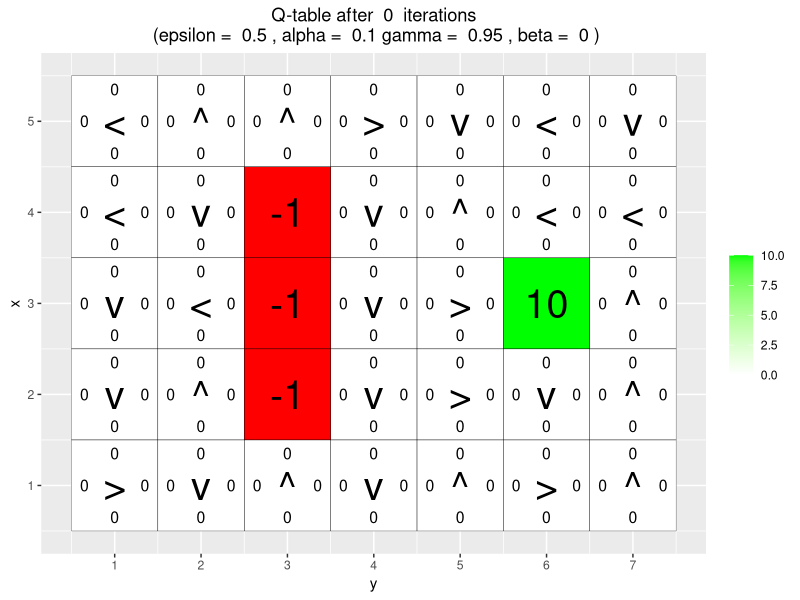
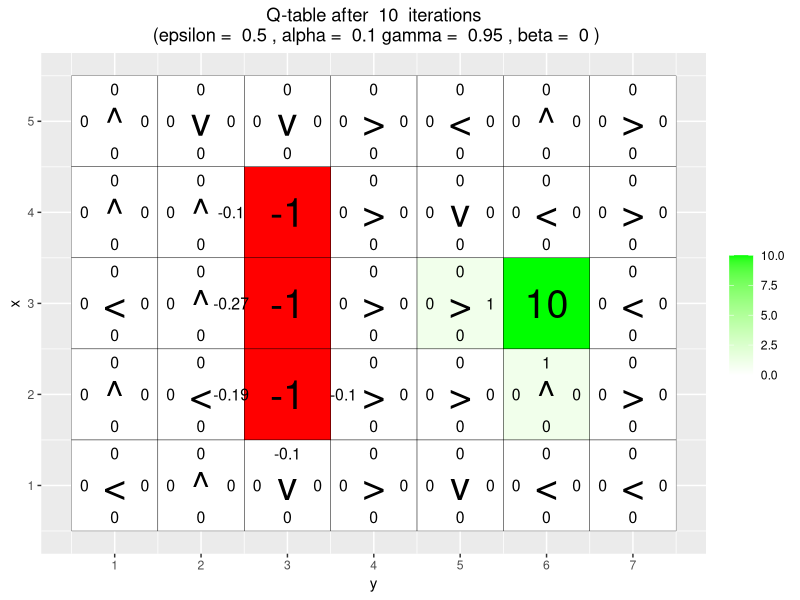
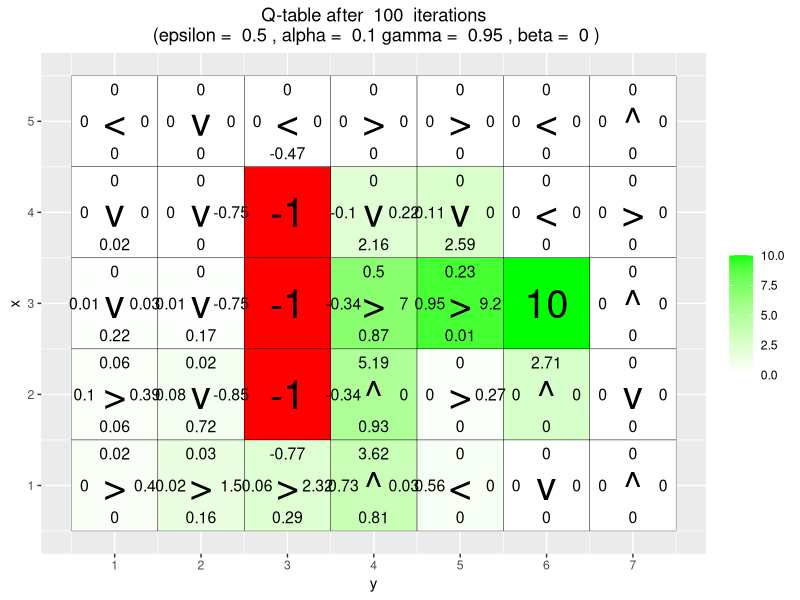
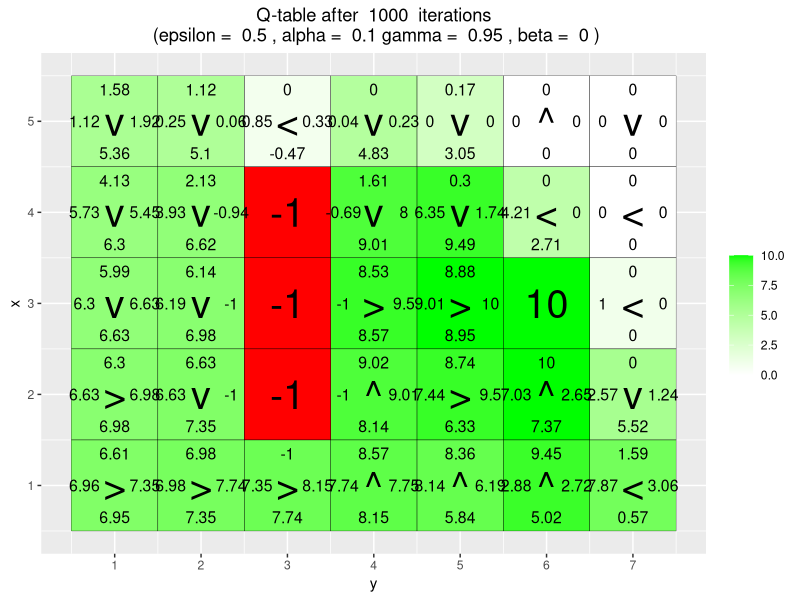
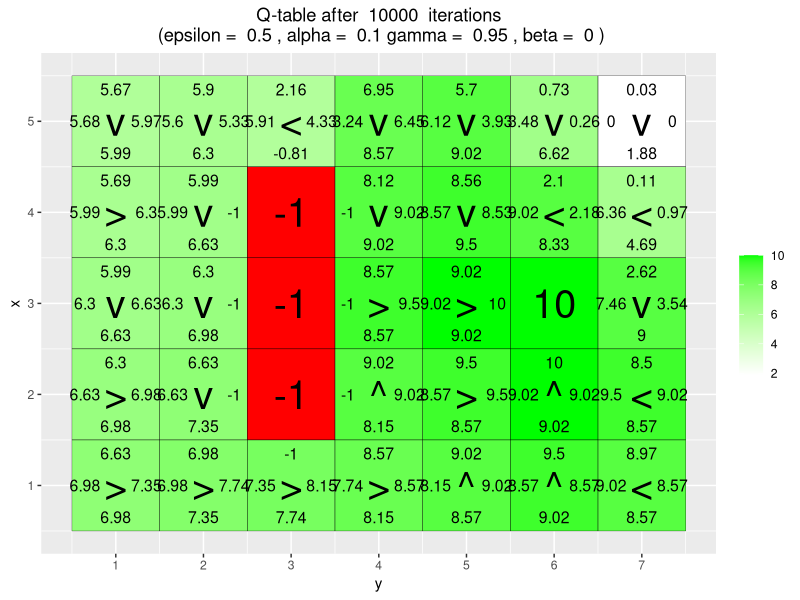
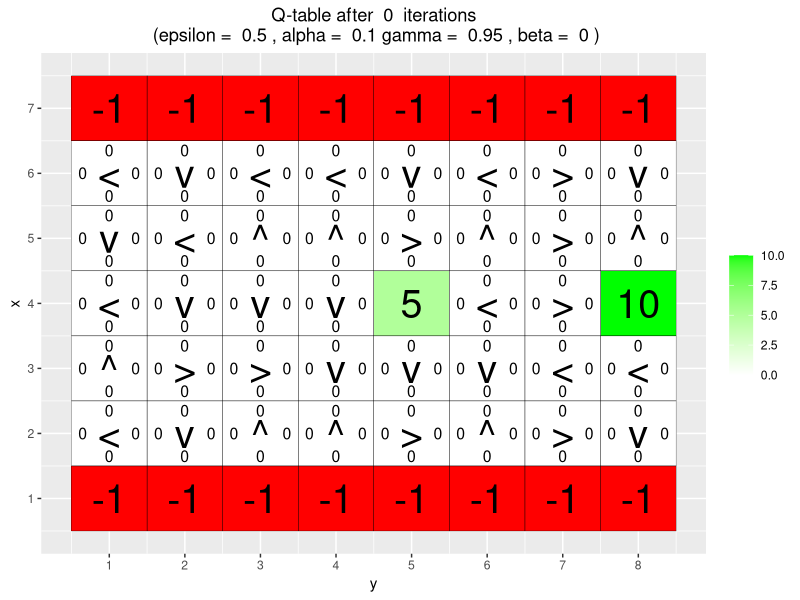
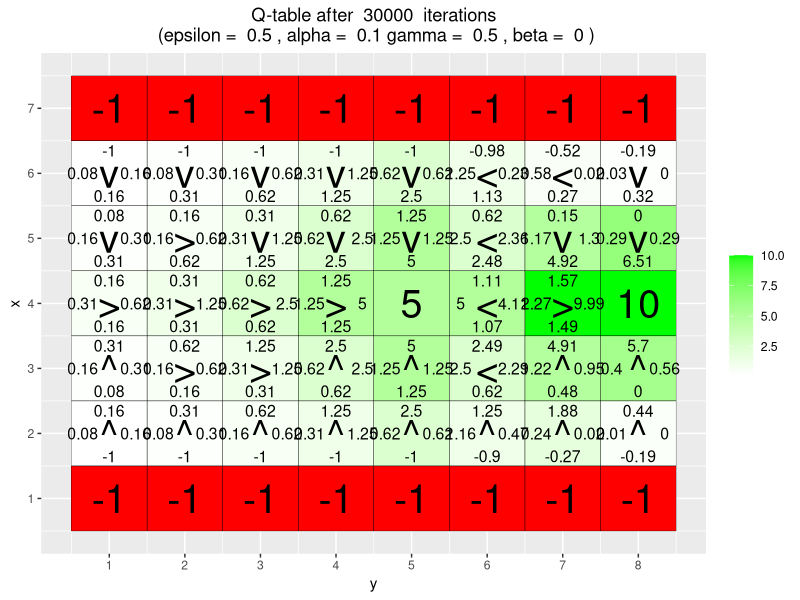
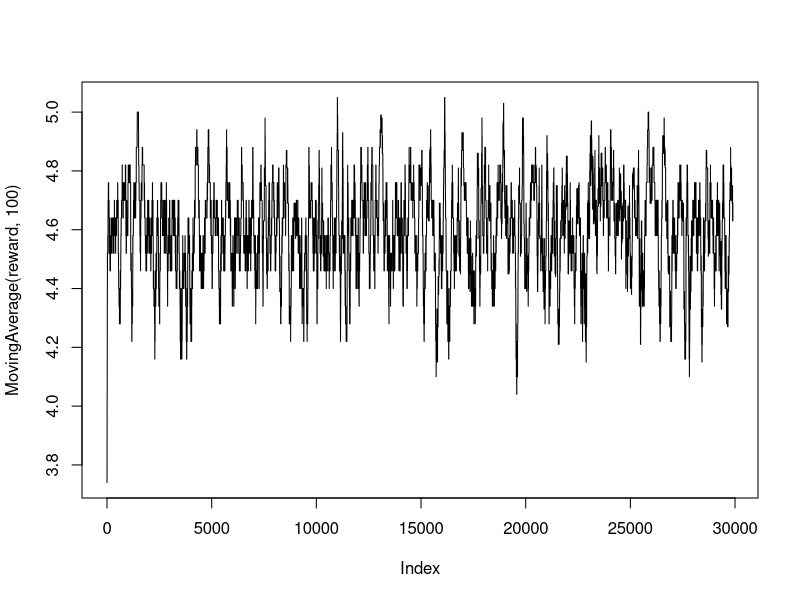

The R script that drew these images, in order:
## ---- chunk 1
knitr::opts_chunk$set(echo = TRUE)
rm(list=ls())
library(ggplot2)
library(magrittr)
## ---- chunk 2

arrows <- c("^", ">", "v", "<")
action_deltas <- list(c(1,0), # up
                      c(0,1), # right
                      c(-1,0), # down
                      c(0,-1)) # left

vis_environment <- function(iterations=0, epsilon = 0.5, alpha = 0.1, gamma = 0.95, beta = 0){
  
  # Visualize an environment with rewards. 
  # Q-values for all actions are displayed on the edges of each tile.
  # The (greedy) policy for each state is also displayed.
  # 
  # Args:
  #   iterations, epsilon, alpha, gamma, beta (optional): for the figure title.
  #   reward_map (global variable): a HxW array containing the reward given at each state.
  #   q_table (global variable): a HxWx4 array containing Q-values for each state-action pair.
  #   H, W (global variables): environment dimensions.
  
  df <- expand.grid(x=1:H,y=1:W)
  foo <- mapply(function(x,y) ifelse(reward_map[x,y] == 0,q_table[x,y,1],NA),df$x,df$y)
  df$val1 <- as.vector(round(foo, 2))
  foo <- mapply(function(x,y) ifelse(reward_map[x,y] == 0,q_table[x,y,2],NA),df$x,df$y)
  df$val2 <- as.vector(round(foo, 2))
  foo <- mapply(function(x,y) ifelse(reward_map[x,y] == 0,q_table[x,y,3],NA),df$x,df$y)
  df$val3 <- as.vector(round(foo, 2))
  foo <- mapply(function(x,y) ifelse(reward_map[x,y] == 0,q_table[x,y,4],NA),df$x,df$y)
  df$val4 <- as.vector(round(foo, 2))
  foo <- mapply(function(x,y) 
    ifelse(reward_map[x,y] == 0,arrows[GreedyPolicy(x,y)],reward_map[x,y]),df$x,df$y)
  df$val5 <- as.vector(foo)
  foo <- mapply(function(x,y) ifelse(reward_map[x,y] == 0,max(q_table[x,y,]),
                                     ifelse(reward_map[x,y]<0,NA,reward_map[x,y])),df$x,df$y)
  df$val6 <- as.vector(foo)
  
  print(ggplot(df,aes(x = y,y = x)) +
          scale_fill_gradient(low = "white", high = "green", na.value = "red", name = "") +
          geom_tile(aes(fill=val6)) +
          geom_text(aes(label = val1),size = 4,nudge_y = .35,na.rm = TRUE) +
          geom_text(aes(label = val2),size = 4,nudge_x = .35,na.rm = TRUE) +
          geom_text(aes(label = val3),size = 4,nudge_y = -.35,na.rm = TRUE) +
          geom_text(aes(label = val4),size = 4,nudge_x = -.35,na.rm = TRUE) +
          geom_text(aes(label = val5),size = 10) +
          geom_tile(fill = 'transparent', colour = 'black') + 
          ggtitle(paste("Q-table after ",iterations," iterations\n",
                        "(epsilon = ",epsilon,", alpha = ",alpha,"gamma = ",gamma,", beta = ",beta,")")) +
          theme(plot.title = element_text(hjust = 0.5)) +
          scale_x_continuous(breaks = c(1:W),labels = c(1:W)) +
          scale_y_continuous(breaks = c(1:H),labels = c(1:H)))
  
}

#a1-p2-GreedyPolicy}------------------------------------------------------------------------------

GreedyPolicy <- function(x, y
                         ){
  
  # Get a greedy action for state (x,y) from q_table.
  #
  # Args:
  #   x, y: state coordinates.
  #   q_table (global variable): a HxWx4 array containing Q-values for each state-action pair.
  # 
  # Returns:
  #   An action, i.e. integer in {1,2,3,4}.
  #number_action =4  #------------------------------------------
  
  # Your code here.
  q_values = q_table[x,y,]
  max_q = max(q_values)
  max_q_index = which(max_q == q_values)
  
  # action only from greedy policy
  action = ifelse(length(max_q_index) > 1, sample(max_q_index, 1),max_q_index)
  
  
  return(action)
}



#a1-p3-EpsilonGreedyPolicy

EpsilonGreedyPolicy <- function(x, y, epsilon){
  
  # Get an epsilon-greedy action for state (x,y) from q_table.
  #
  # Args:
  #   x, y: state coordinates.
  #   epsilon: probability of acting randomly.
  # 
  # Returns:
  #   An action, i.e. integer in {1,2,3,4}.
  
  # Your code here.
  action = ifelse(runif(1)>epsilon, GreedyPolicy(x,y), sample(1:4, 1))
  
  return(action)
}

#a1-p4-transition_model---------------------------------------------------------------------------------


### find the materials to read
transition_model <- function(x, y, action, beta){
  
  # Computes the new state after given action is taken. The agent will follow the action 
  # with probability (1-beta) and slip to the right or left with probability beta/2 each.
  # 
  # Args:
  #   x, y: state coordinates.
  #   action: which action the agent takes (in {1,2,3,4}).
  #   beta: probability of the agent slipping to the side when trying to move.
  #   H, W (global variables): environment dimensions.
  # 
  # Returns:
  #   The new state after the action has been taken.
  
  delta <- sample(-1:1, size = 1, prob = c(0.5*beta,1-beta,0.5*beta))
  final_action <- ((action + delta + 3) %% 4) + 1   ### think about it ？
  foo <- c(x,y) + unlist(action_deltas[final_action])     ### action_deltas, see...？
  foo <- pmax(c(1,1),pmin(foo,c(H,W)))   ### https://statisticsglobe.com/pmax-pmin-r-function-example/
  
  return (foo)
}

# a1-p5-q_learning}-----------------------------------------------------------------------------------------------------------------

q_learning <- function(start_state, epsilon = 0.5, alpha = 0.1, gamma = 0.95, 
                       beta = 0){
  
  # Perform one episode of Q-learning. The agent should move around in the 
  # environment using the given transition model and update the Q-table.
  # The episode ends when the agent reaches a terminal state.
  # 
  # Args:
  #   start_state: array with two entries, describing the starting position of the agent.
  #   epsilon (optional): probability of acting greedily.
  #   alpha (optional): learning rate.
  #   gamma (optional): discount factor.
  #   beta (optional): slipping factor.
  #   reward_map (global variable): a HxW array containing the reward given at each state.
  #   q_table (global variable): a HxWx4 array containing Q-values for each state-action pair.
  # 
  # Returns:
  #   reward: reward received in the episode.
  #   correction: sum of the temporal difference correction terms over the episode.
  #   q_table (global variable): Recall that R passes arguments by value. So, q_table being
  #   a global variable can be modified with the superassigment operator <<-.
  
  # Your code here.
  
  episode_correction = 0   # 
  repeat{
    # Follow policy, execute action, get reward.
    action = EpsilonGreedyPolicy(start_state[1],start_state[2],epsilon) # Follow policy or GreedyPolicy(x,y) , never mind!!!
    new_state =  transition_model(start_state[1],start_state[2],action,beta) # execute action
    reward = reward_map[new_state[1],new_state[2]] # get reward.
    
    # Q-table update.
    Q_old = q_table[start_state[1],start_state[2],action]
    Q_max=max(q_table[new_state[1],new_state[2],])
    temporal_difference = reward + gamma * Q_max - Q_old
    q_table[start_state[1],start_state[2],action] <<- Q_old + alpha * temporal_difference  
    
    # accumulating correction for returning
    episode_correction = episode_correction + temporal_difference
   
    # updating state
    start_state = new_state
      
    
    if(reward!=0)
      # End episode.
      return (c(reward,episode_correction))
  }
  
}


## ---- chunk 3

# Environment A (learning)

H <- 5
W <- 7

reward_map <- matrix(0, nrow = H, ncol = W)
reward_map[3,6] <- 10
reward_map[2:4,3] <- -1

q_table <- array(0,dim = c(H,W,4))

vis_environment()

for(i in 1:10000){
  foo <- q_learning(start_state = c(3,1))
  
  if(any(i==c(10,100,1000,10000)))
    vis_environment(i)
}


## ---- chunk 4



H <- 7
W <- 8

reward_map <- matrix(0, nrow = H, ncol = W)
reward_map[1,] <- -1
reward_map[7,] <- -1
reward_map[4,5] <- 5
reward_map[4,8] <- 10

q_table <- array(0,dim = c(H,W,4))

vis_environment()

MovingAverage <- function(x, n){
  
  cx <- c(0,cumsum(x))
  rsum <- (cx[(n+1):length(cx)] - cx[1:(length(cx) - n)]) / n
  
  return (rsum)
}

for(j in c(0.5,0.75,0.95)){
  q_table <- array(0,dim = c(H,W,4))
  reward <- NULL
  correction <- NULL
  
  for(i in 1:30000){
    foo <- q_learning(gamma = j, start_state = c(4,1))
    reward <- c(reward,foo[1])
    correction <- c(correction,foo[2])
  }
  
  vis_environment(i, gamma = j)
  plot(MovingAverage(reward,100),type = "l")
  plot(MovingAverage(correction,100),type = "l")
}

for(j in c(0.5,0.75,0.95)){
  q_table <- array(0,dim = c(H,W,4))
  reward <- NULL
  correction <- NULL
  
  for(i in 1:30000){
    foo <- q_learning(epsilon = 0.1, gamma = j, start_state = c(4,1))
    reward <- c(reward,foo[1])
    correction <- c(correction,foo[2])
  }
  
  vis_environment(i, epsilon = 0.1, gamma = j)
  plot(MovingAverage(reward,100),type = "l")
  plot(MovingAverage(correction,100),type = "l")
}


## ---- chunk 5
H <- 3
W <- 6

reward_map <- matrix(0, nrow = H, ncol = W)
reward_map[1,2:5] <- -1
reward_map[1,6] <- 10

q_table <- array(0,dim = c(H,W,4))

vis_environment()

for(j in c(0,0.2,0.4,0.66)){
  q_table <- array(0,dim = c(H,W,4))
  
  for(i in 1:10000)
    foo <- q_learning(gamma = 0.6, beta = j, start_state = c(1,1))
  
  vis_environment(i, gamma = 0.6, beta = j)
}

